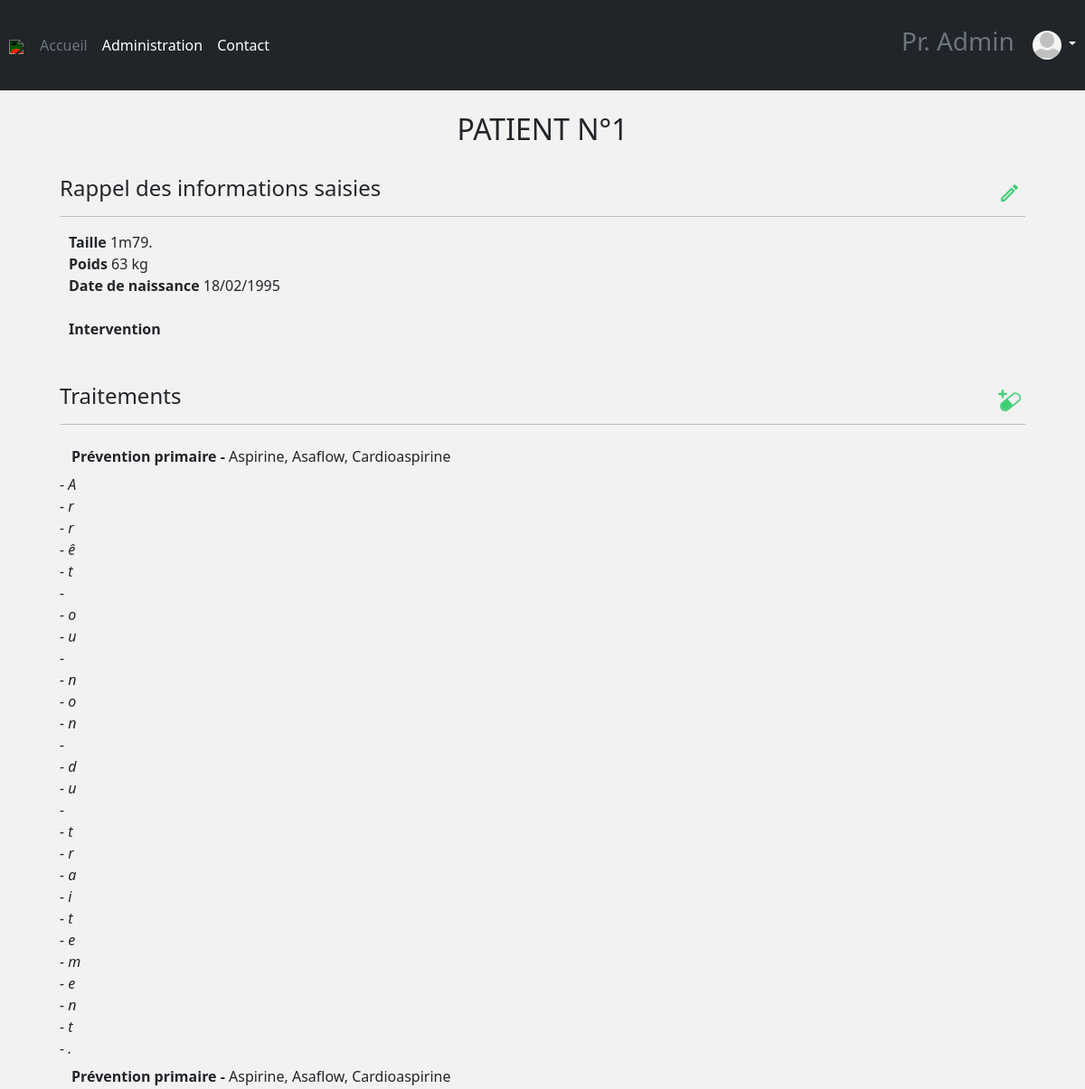
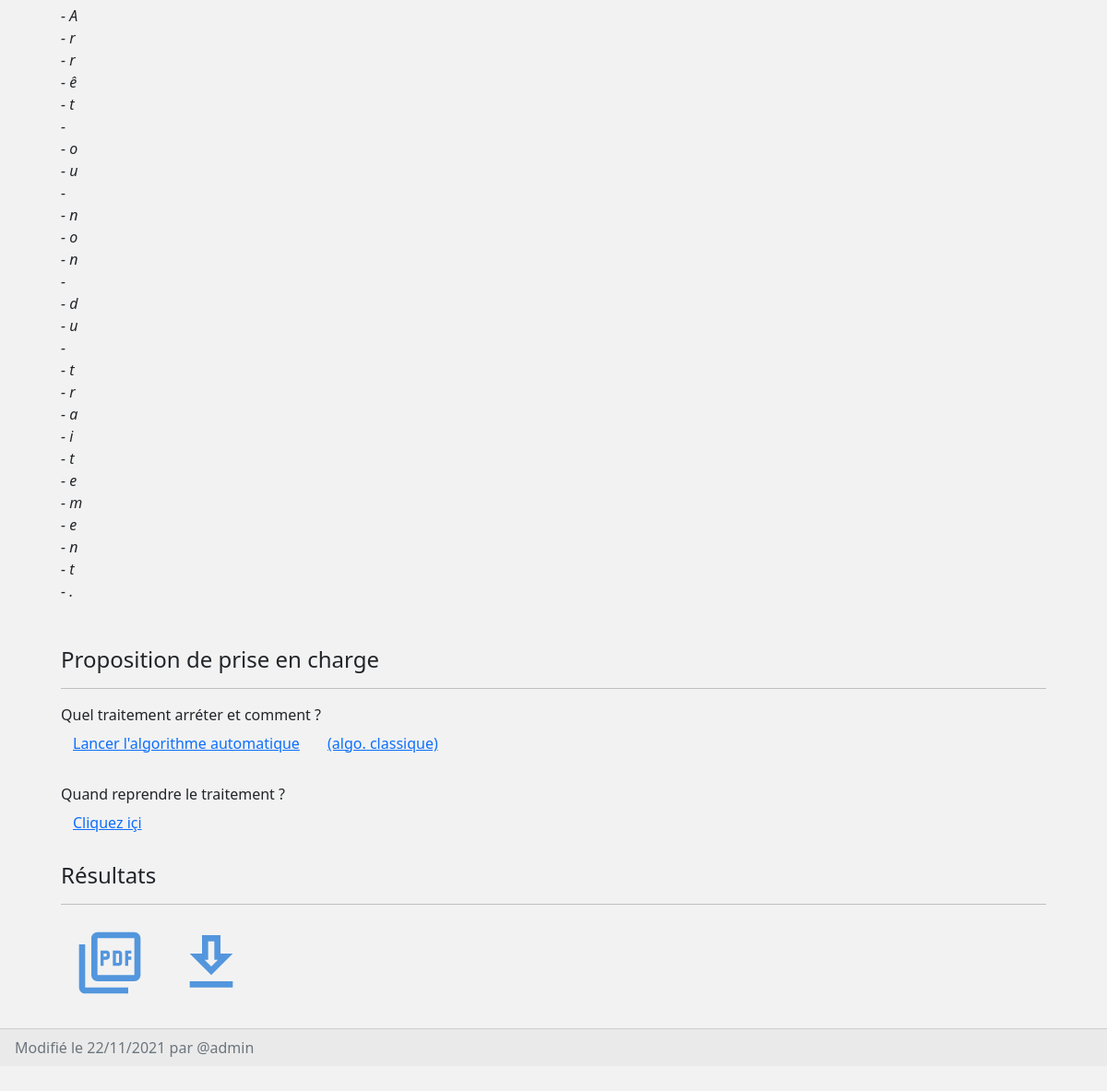
The app's page /patient/patient-1/ (signed in), older data (2 pictures, top to bottom).
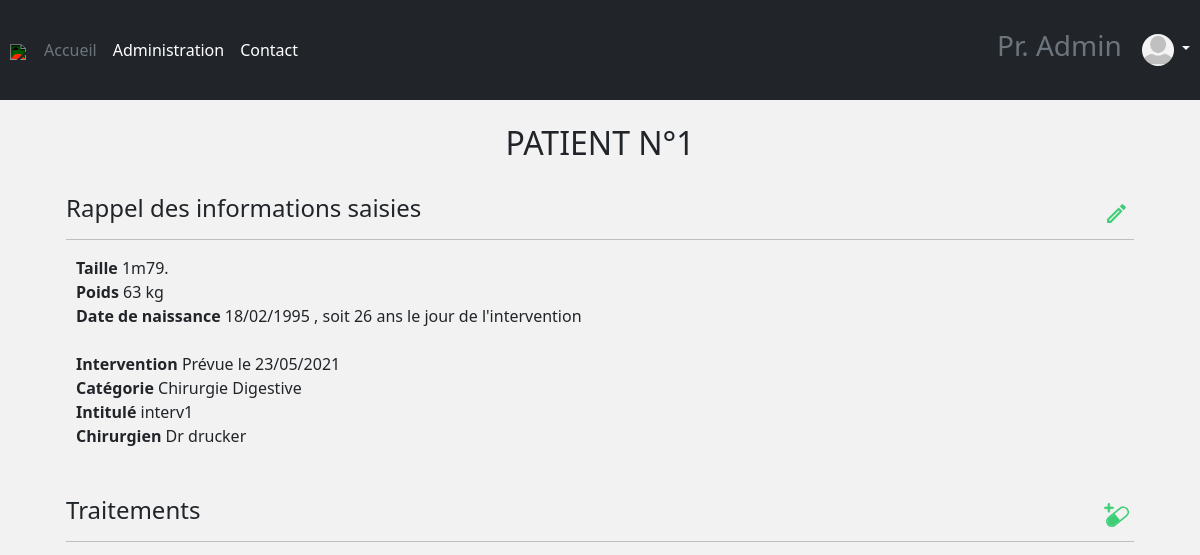
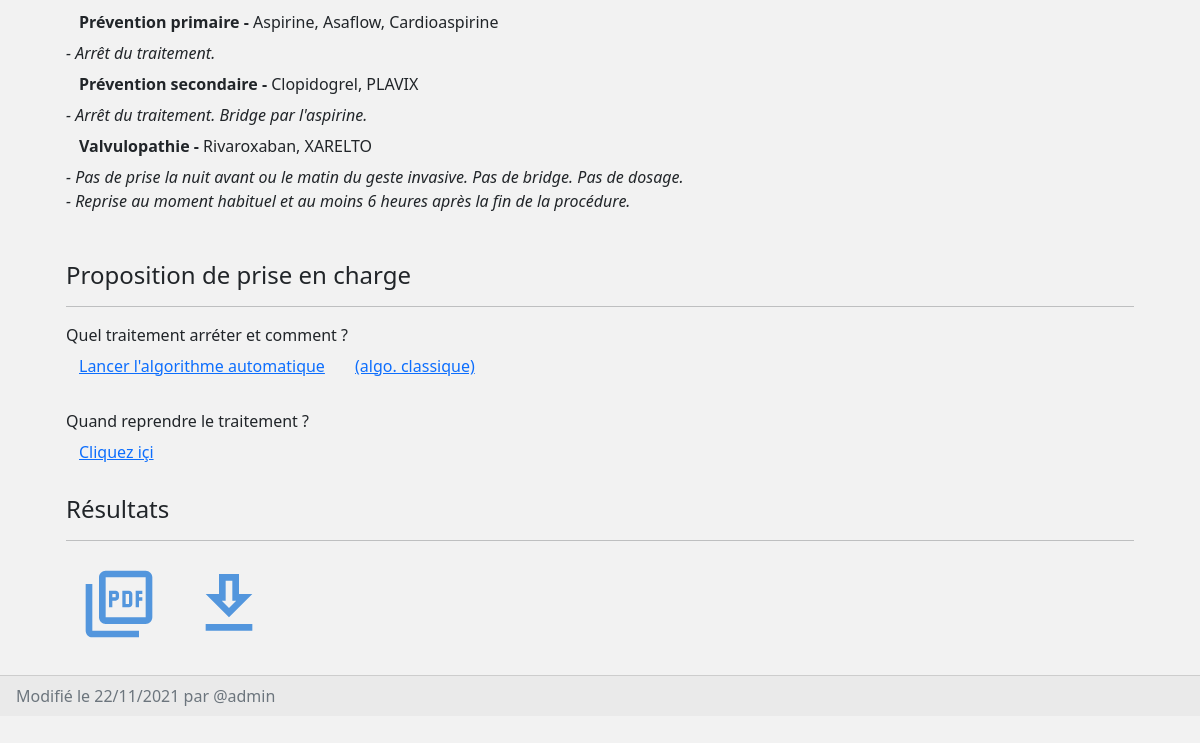
The same page, newer data (2 pictures, top to bottom).
### account/models.py (models this page shows, shortened)
class Account(AbstractBaseUser):
    username = models.CharField(max_length=30, unique=True)
    email = models.EmailField(verbose_name="email", max_length=60, unique=True)
    alias = models.CharField(max_length=200, default="Dr.")
    profile_picture = models.ImageField(upload_to=upload_location, blank=True, null=True)
    date_joined = models.DateTimeField(verbose_name='date joined', auto_now_add=True)
    last_login = models.DateTimeField(verbose_name='last login', auto_now=True)
    is_admin = models.BooleanField(default=False)
    is_active = models.BooleanField(default=True)
    is_staff = models.BooleanField(default=False)
    is_superuser = models.BooleanField(default=False)
    USERNAME_FIELD = 'username'
    REQUIRED_FIELDS = ['email']
    objects = MyAccountManager()
    def profile_picture_is_valid(self):
        return self.profile_picture and os.path.isfile(os.path.join(MEDIA_ROOT, self.profile_picture.name))
    def __str__(self):
        return self.username

### patient/models.py (models this page shows, shortened)
class Patient(models.Model):
    firstname = models.CharField('prénom', max_length=200, default="")
    lastname = models.CharField('nom', max_length=200, default="")
    height = models.IntegerField('taille')
    weight = models.IntegerField('poids')
    ddn = models.DateField('Date de naissance')
    ddi = models.DateField("Date de l'intervention", null=True, blank=True)
    intervention = models.CharField('intervention', max_length=200, default="", blank=True)
    chirurgien = models.CharField('chirurgien', max_length=200, default="", blank=True)
    chirurgie = models.CharField("Discipline de l'intervention", max_length=40, choices=to_choice(CHIR_CHOICES), blank=True)
    bleeding_risk = models.CharField("Risque hémorragique de la chirurgie", max_length=100, choices=to_choice(BLEEDRISK_CHOICES), blank=True)
    ddconsult = models.DateField("Date de la consultation", auto_now_add=True, blank=True)
    traitements = models.JSONField(default=dict, blank=True)
    algo = models.CharField("Algorithme suivi", max_length=40, choices=to_choice(ALGO_CHOICES), blank=True)
    algo_complete_results = models.JSONField(default=dict)
    schema_therap = models.CharField("Schéma thérapeutique donné au patient", max_length=40, default="Date exacte",
                                     choices=to_choice(["Date exacte", "Terminologie 'dernière prise à J-xx'", "Pas d'arrêt du traitement"]))
    aptt = models.IntegerField('APTT', null=True, blank=True)
    pt = models.IntegerField('PT', null=True, blank=True)
    inr = models.IntegerField('INR', null=True, blank=True)
    hemoglobine = models.IntegerField('Hémoglobine', null=True, blank=True)
    plaquette = models.IntegerField('Plaquettes', null=True, blank=True)
    dfg = models.IntegerField('DFG', null=True, blank=True)
    vol_sang = models.IntegerField('Volume de saignement peropératoire', null=True, blank=True)
    coag = models.CharField("Qualité de la coagulation selon le chirurgien", max_length=2, default='-5',
                            choices=to_choice(['-' + str(i) for i in range(6)] + ['+' + str(i) for i in range(5, -1, -1)]))
    incl_num = models.AutoField(primary_key=True)
    date_published = models.DateTimeField(auto_now_add=True, verbose_name="date published")
    date_updated = models.DateTimeField(auto_now=True, verbose_name="date updated")
    author = models.ForeignKey(settings.AUTH_USER_MODEL, on_delete=models.CASCADE)
    slug = models.SlugField(blank=True, unique=True)
    def get_age_at_intervention(self):
        return ((self.ddi - self.ddn) / 365).days
    def get_height(self):
        hm = int(self.height / 100)
        return "{0}m{1}".format(hm, int(self.height - hm * 100))

### patient/views.py (the view)
# urls.py: path('<slug>/', detail_patient_view, name="detail"),
@login_required(login_url='login')
def detail_patient_view(request, slug):
    patient = get_object_or_404(Patient, slug=slug)
    context = {}
    context['patient'] = patient
    return render(request, 'patient/detail_patient.html', context)

### patient/templates/patient/detail_patient.html (shortened to what this page needs)
{% extends 'base.html' %}
{% load bootstrap %}
{% load static %}
{% block content %}
<br>
<div class="container px-4">
  <div class="title">
    <h2 align="center"> PATIENT N°{{patient.incl_num}} </h2>
  </div>
  <br>
  <div class="info container">
    <a href="{% url 'patient:edit' patient.slug %}" style="float: right;padding: 4px;" class="btn">
      <img src="{% static 'images/edit.svg' %}" class="icon2" width="25px" />
    </a>
    <h4> Rappel des informations saisies </h4>
    <hr>
    <div style="padding-left: 10px;">
      <strong>Taille</strong> <a>{{patient.get_height}}. </a><br>
      <strong>Poids</strong> <a>{{patient.weight}} kg </a><br>
      <strong>Date de naissance </strong> <a>{{patient.ddn | date:'d/m/Y'}} {% if patient.ddi %}, soit {{patient.get_age_at_intervention}} ans le jour de l'intervention {% endif %} </a><br><br>
      <strong> Intervention </strong>
      {% if patient.ddi %}
        <a>Prévue le {{patient.ddi | date:'d/m/Y'}} </a>
      {% endif %}<br>
      {% if patient.chirurgie %}
        <strong>Catégorie </strong> <a>{{patient.chirurgie}}</a><br>
      {% endif %}
      {% if patient.intervention %}
        <strong>Intitulé </strong> <a>{{patient.intervention}}</a><br>
      {% endif %}
      {% if patient.chirurgien %}
        <strong>Chirurgien </strong> <a>{{patient.chirurgien}}</a><br>
      {% endif %}
    </div>
    <br><br>
    <a href="{% url 'patient:addtrt' patient.slug %}" style="float: right; padding: 4px;" class="btn">
      <img src="{% static 'images/add_drug.svg' %}" class="icon2" width="25px" />
    </a>
    <h4> Traitements </h4>
    <hr>
    {% if patient.traitements %}
      {% for idtrt, values in patient.traitements.items %}
        <a class='btn' href="{% url 'patient:edittrt' patient.slug idtrt %}"> <strong>{{values.pathologie}} - </strong>{{values.traitement}}</a>
        {% for concl in values.conclusion %} <br><i> - {{concl}}</i> {% endfor %} <br>
      {% endfor %}
    {% else %}
      <p> Aucun traitement. </p>
    {% endif %}
    <br><br>
    <h4> Proposition de prise en charge </h4>
    <hr>
    <a> Quel traitement arréter et comment ?</a><br>
    {% if patient.traitements %}
      <a class='btn btn-link' href="{% url 'algorithm:algo' patient.slug 'classic' %}"> Lancer l'algorithme automatique</a>
      <a class='btn btn-link' href="{% url 'algorithm:algo' patient.slug 'from_scratch' %}"> (algo. classique) </a>
    {% else %}
      <a class='btn btn-link' href="{% url 'algorithm:algo' patient.slug 'from_scratch' %}"> Lancer l'algorithme </a>
    {% endif %}
    <br>
    <br>
    <a> Quand reprendre le traitement ?</a><br>
    <a class='btn btn-link'  href="{% url 'patient:postop' patient.slug %}">Cliquez içi</a>
    <br><br>
    <h4> Résultats </h4>
    <hr>
    <a class='btn' href="{% url 'personal:pdf' patient.slug 'False' %}">
      <img src="{% static 'images/aspdf.svg' %}" class="icon3" width="80px" />
     </a>
    <a class='btn' href="{% url 'personal:pdf' patient.slug 'True' %}">
      <img src="{% static 'images/download.svg' %}" class="icon3" width="80px" />
     </a>
  </div>
</div>
<br>
<div class="card-footer text-muted">
  Modifié le {{patient.date_updated |date:'d/m/Y'}} par @{{patient.author}}
</div>
{% endblock content %}

### templates/base.html (shortened to what this page needs)
<!DOCTYPE html>
<html lang=fr>
<head>
  <link href="https://cdn.jsdelivr.net/npm/bootstrap@5.1.3/dist/css/bootstrap.min.css" rel="stylesheet">
</head>
<body>
{% if request.user.is_authenticated %}
  {% include 'snippets/header.html' %}
{% endif %}
<div class="main">
	{% block content %}
	{% endblock content %}
  <br><br>
</div>
</body>
</html>

### templates/snippets/header.html (shortened to what this page needs)
{% load static %}
<header class="bg-dark">
  <a id='ppage' class="text-white" href="#">
    <img src="{% static 'images/previous_page.svg' %}" class="icon" width="40px" />
  </a>
  <div id="menu">
    <div id="header-links">
      {% include 'snippets/menu.html' %}
    </div>
  </div>
  <div id="hello">
    <h3 id='hello-text' class="text-secondary"> {{ user.alias }}</h3>
  </div>
  <div id="dropdown">
    <a href="#" class="link-light text-decoration-none dropdown-toggle" id="dropdownUser1" data-bs-toggle="dropdown" aria-expanded="false">
      {% if user.profile_picture_is_valid %}
      <img src="{{user.profile_picture.url}}" alt="mdo" width="32" height="32" class="rounded-circle">
      {% else %}
      <img src="{% static 'images/default_profile_picture.png' %}" alt="mdo" width="32" height="32" class="rounded-circle">
      {% endif %}
    </a>
  </div>
</header>

### templates/snippets/menu.html
<a class="nav-link px-2 text-secondary" href="{% url 'home' %}">Accueil</a>
<a class="nav-link px-2 text-white" href="/admin/">Administration</a>
<a class="nav-link px-2 text-white" href="#">Contact</a>

### templates/snippets/base_css.html (style rules this page uses)
body { background-color: #f2f2f2; }
.icon { color: white; filter: invert(100%) sepia(0%) saturate(500%) brightness(120%) contrast(100%) hue-rotate(90deg); }
.icon2 { color: white; filter: invert(50%) sepia(50%) saturate(500%) brightness(120%) contrast(100%) hue-rotate(90deg); }
.icon3 { color: white; filter: invert(50%) sepia(50%) saturate(500%) brightness(100%) contrast(100%) hue-rotate(170deg); }

### templates/snippets/header.html (style rules this page uses)
header { height: 100px; display: flex; justify-content: space-between; align-items: center; padding: 10px; }
#dropdown { padding-left: 20px; }
#header-links { display: flex; }
#menu { padding-left: 10px; }

### templates/base.html (style rules this page uses)
.main { height: 100%; }
body { overflow-y: auto; }

Row changes from the older to the newer data that the page shows:
changed Patient "admin": get_age_at_intervention (not shown) → "26"; ddi (not shown) → "23/05/2021"; chirurgie (not shown) → "Chirurgie Digestive"; intervention (not shown) → "interv1"; chirurgien (not shown) → "Dr drucker"
Text that changed along with them:
text now shown: ", soit ans le jour de l'intervention Prévue le Catégorie Intitulé Chirurgien"
list line gone: "- A - r - r - ê - t - - o - u - - n - o - n - - d - u - - t - r - a - i - t - e - m - e - n - t - ."
new list line: "- Arrêt du traitement."
new list line: "Prévention secondaire - Clopidogrel, PLAVIX - Arrêt du traitement. Bridge par l'aspirine."
new list line: "Valvulopathie - Rivaroxaban, XARELTO - Pas de prise la nuit avant ou le matin du geste invasive. Pas de bridge. Pas de dosage. - Reprise au moment habituel et au moins 6 heures après la fin de la procédure."
list line gone: "Prévention primaire - Aspirine, Asaflow, Cardioaspirine - A - r - r - ê - t - - o - u - - n - o - n - - d - u - - t - r - a - i - t - e - m - e - n - t - ."
